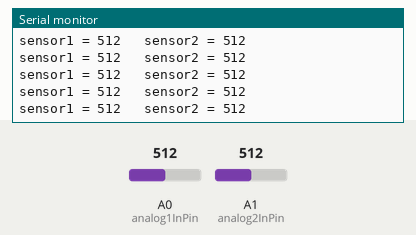
Bench run of a sketch on a simulated Arduino Uno, built with avr-gcc and run on an emulated ATmega328P. On the bench: the last lines printed to the serial monitor. Inputs (shaded band) come from the test bench; at power-on: A1 (analog2InPin) = 512, A0 (analog1InPin) = 512.

Above: at 5.7 s.
5.8 s: A1 (analog2InPin) set to 985
At 6.2 s:
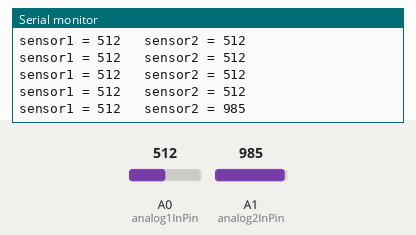
8.8 s: A1 (analog2InPin) set to 1007
At 8.96 s:
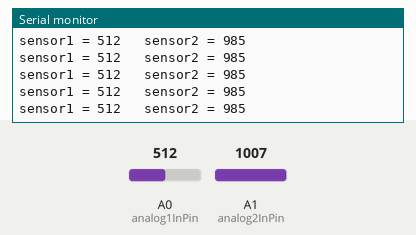
11.8 s: A1 (analog2InPin) set to 11
At 11.97 s:
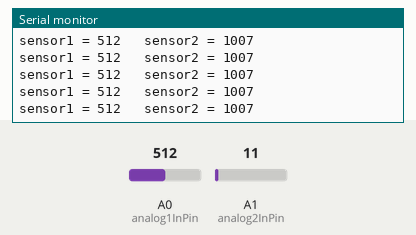
14.8 s: A1 (analog2InPin) set to 8
At 14.97 s:
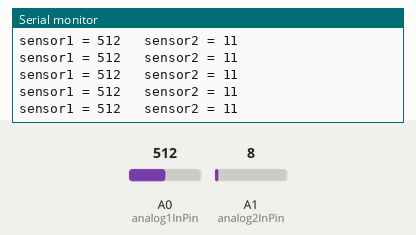
Timing chart, 0 to 17.3 s (numbered marks = the images above; inputs shaded):
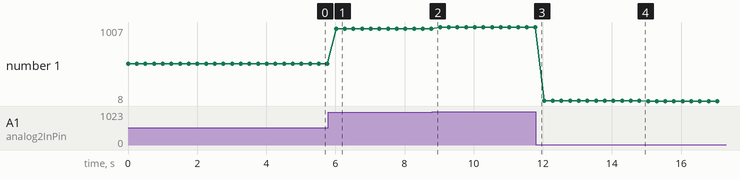

The sketch:

AnaloginToSerial_x2.ino
```cpp
// These constants won't change. They're used to give names to the pins used:
const int analog1InPin = A0;  // Analog input pin that the potentiometer is attached to
const int analog2InPin = A1;  // Analog input pin that the potentiometer is attached to

int sensor1Value = 0;  // value read from the pot
int sensor2Value = 0;  // value output to the PWM (analog out)

void setup() {
  // initialize serial communications at 9600 bps:
  Serial.begin(9600);
}

void loop() {
  // read the analog in value:
  sensor1Value = analogRead(analog1InPin);
  sensor2Value = analogRead(analog2InPin);

  // print the results to the Serial Monitor:
  Serial.print("sensor1 = ");
  Serial.print(sensor1Value);
  Serial.print("\t sensor2 = ");
  Serial.println(sensor2Value);

  // wait 250 milliseconds before the next loop
  delay(250);
}
```

Measured:
- after the input at 5.8 s, the serial monitor: prints a new line after 0.22 s (image 1)
- plotted number 1: 512 → 985 after the input at 5.8 s, 985 → 1007 after the input at 8.8 s, 1007 → 11 after the input at 11.8 s, 11 → 8 after the input at 14.8 s
